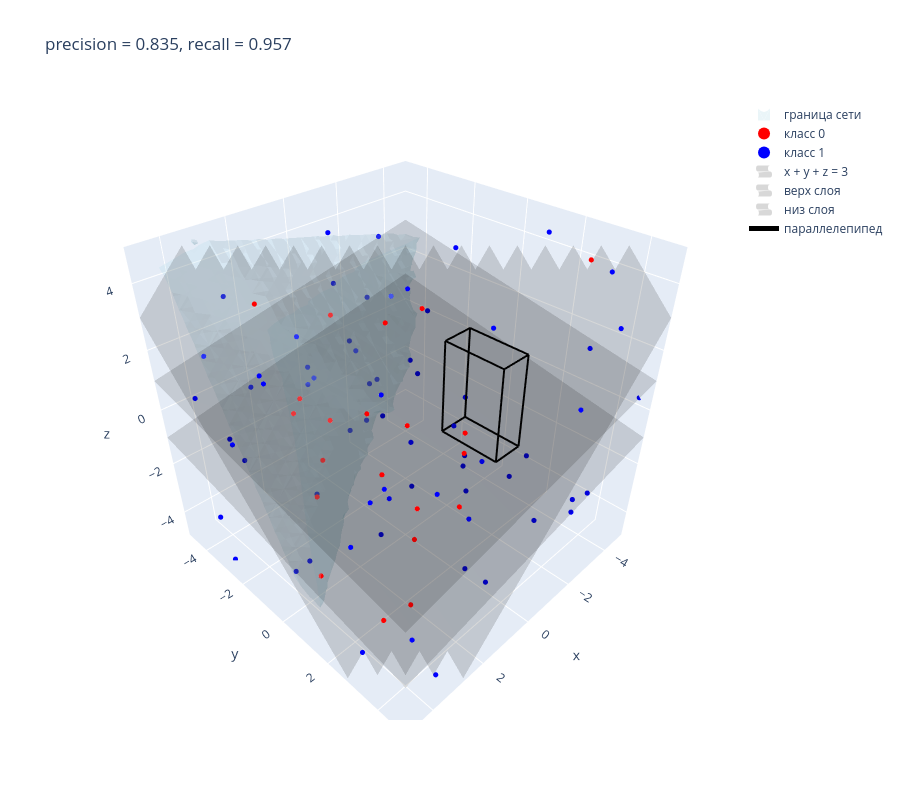

Notebook cell for this chart:
### Code cell
# ---------- метрики ----------
mlp = mlp.set_params(hidden_layer_sizes=(11, 9))
mlp.fit(x_tr_sc, y_tr)
y_pr = mlp.predict(xt_sc)
prec = precision_score(yt, y_pr)
rec = recall_score(yt, y_pr)

fig = go.Figure()

# ---------- 1. «заливка»: граница области, которую сеть считает классом 1 ----------
res = 35
gx, gy, gz = np.meshgrid(np.linspace(xmin, xmax, res),
                         np.linspace(ymin, ymax, res),
                         np.linspace(zmin, zmax, res), indexing='ij')
grid = np.column_stack((gx.ravel(), gy.ravel(), gz.ravel()))
p = mlp.predict_proba(scaler.transform(grid))[:, 1]     # вероятность класса 1

fig.add_trace(go.Isosurface(
    x=gx.ravel(), y=gy.ravel(), z=gz.ravel(), value=p,
    isomin=0.5, isomax=0.5, surface_count=1,
    opacity=0.25, colorscale=[[0, 'lightblue'], [1, 'lightblue']], showscale=False,
    caps=dict(x_show=False, y_show=False, z_show=False),
    name='граница сети', showlegend=True))

# ---------- 2. тестовые точки, цвет — правильная метка ----------
for lab, color in [(0, 'red'), (1, 'blue')]:
    m = (yt == lab)
    fig.add_trace(go.Scatter3d(x=xt[m, 0], y=xt[m, 1], z=xt[m, 2], mode='markers',
                               marker=dict(size=3, color=color), name=f'класс {lab}'))

# ---------- 3. настоящие границы: плоскости ----------
px, py = np.meshgrid(np.linspace(xmin, xmax, 20), np.linspace(ymin, ymax, 20))

def add_plane(pz, name):
    pz = pz.copy()
    pz[(pz < zmin) | (pz > zmax)] = np.nan
    fig.add_trace(go.Surface(x=px, y=py, z=pz, opacity=0.15,
                             colorscale=[[0, 'black'], [1, 'black']], showscale=False,
                             name=name, showlegend=True))

add_plane(3 - px - py,             'x + y + z = 3')
add_plane(1 - 0.2 * px - 0.2 * py,  'верх слоя')
add_plane(-1 - 0.2 * px - 0.2 * py, 'низ слоя')

# ---------- 4. настоящий параллелепипед (рёбра, как рамки квадратов в 2D) ----------
verts = np.array([[x, y, z] for x in [x0 - a, x0 + a]
                            for y in [y0 - b, y0 + b]
                            for z in [z0 - c, z0 + c]])
edges = [(0,1),(2,3),(4,5),(6,7),(0,2),(1,3),(4,6),(5,7),(0,4),(1,5),(2,6),(3,7)]
ex, ey, ez = [], [], []
for i, j in edges:
    ex += [verts[i, 0], verts[j, 0], None]
    ey += [verts[i, 1], verts[j, 1], None]
    ez += [verts[i, 2], verts[j, 2], None]
fig.add_trace(go.Scatter3d(x=ex, y=ey, z=ez, mode='lines',
                           line=dict(color='black', width=4), name='параллелепипед'))

# ---------- оформление ----------
fig.update_layout(
    title=f'precision = {prec:.3f}, recall = {rec:.3f}',
    scene=dict(xaxis=dict(title='x', range=[xmin, xmax]),
               yaxis=dict(title='y', range=[ymin, ymax]),
               zaxis=dict(title='z', range=[zmin, zmax]),
               aspectmode='cube'),
    width=900, height=800, legend=dict(itemsizing='constant'))
fig.show()

print(prec, rec)
# граница сети -- места, где вероятность класса 1 равна 0.5. Внутри неё сеть отвечает «класс 1», снаружи — «класс 0».

### Figure 1 — Plotly figure (JSON) as saved in the notebook; plotly's stock layout.template omitted (floating-point values rounded to 4 significant figures; data arrays with more than 128 entries replaced by an {"elided": "..."} marker saying what was removed)
{"data": [{"caps": {"x": {"show": false}, "y": {"show": false}, "z": {"show": false}}, "colorscale": [[0, "lightblue"], [1, "lightblue"]], "isomax": 0.5, "isomin": 0.5, "name": "граница сети", "opacity": 0.25, "showlegend": true, "showscale": false, "surface": {"count": 1}, "type": "isosurface", "value": {"elided": "42875 float values"}, "x": {"elided": "42875 float values"}, "y": {"elided": "42875 float values"}, "z": {"elided": "42875 float values"}}, {"marker": {"color": "red", "size": 3}, "mode": "markers", "name": "класс 0", "type": "scatter3d", "x": [4.158, 2.687, 2.633, 2.331, 2.752, 4.119, -2.855, 4.782, 4.412, 4.005, 3.817, 1.464, 3.308, 3.687, 3.032, 4.821, 1.687, 0.7981, 3.313, 3.892, 2.99], "y": [-0.6834, 4.469, 2.688, 4.129, 1.915, 4.291, 3.601, 1.757, 3.656, 2.852, 0.5685, 0.7619, 0.6888, 4.05, 3.341, 1.358, -1.063, 1.363, 0.2695, 0.3359, 4.714], "z": [4.677, 2.436, 2.218, 0.43, 0.3481, -1.408, 4.894, -1.878, -2.267, 3.331, -0.573, 3.711, 1.687, 1.205, -0.7062, 2.995, 3.322, 4.079, 0.192, 2.445, 3.275]}, {"marker": {"color": "blue", "size": 3}, "mode": "markers", "name": "класс 1", "type": "scatter3d", "x": [0.6375, 3.92, -2.966, 2.641, -1.49, 2.817, -4.134, -4.347, 0.7167, -0.7268, 4.726, 3.355, 3.145, -3.382, -0.8264, -2.755, -4.575, -4.405, -2.394, -2.684, 1.229, 2.85, -1.783, 0.05535, 3.948, -4.887, 2.972, -4.999, -0.9258, -2.258, 4.275, 4.764, 4.433, -3.13, -3.977, 4.131, 0.142, 4.053, -3.742, 1.734, 4.579, 1.995, -2.286, 0.2233, 1.362, -1.676, 4.481, 4.93, -2.66, 4.564, 4.846, 1.852, -0.8245, -4.456, 0.9773, -4.447, -1.54, 3.239, 2.822, -2.192, 4.638, -3.615, 1.806, -0.02736, -1.186, 0.2362, 3.181, 0.3955, -3.326], "y": [-1.781, -4.786, 2.911, 2.05, -4.79, -4.578, 3.252, 1.424, -3.575, 1.239, -1.715, -4.327, 4.14, -4.626, -0.5371, -3.96, 1.147, 0.7764, 4.873, 4.311, 4.273, -1.017, 0.7346, -0.4888, 0.1252, -3.779, -3.303, 4.603, 1.67, -4.039, -3.266, 3.209, 3.774, 4.049, 4.156, -0.3514, 3.057, -1.054, -0.7615, -2.287, -3.014, -1.89, -4.092, 0.2964, 3.645, -3.628, 4.697, 3.902, -2.092, -3.637, 3.084, 4.058, -4.082, -4.212, -0.1168, 3.365, -4.193, 4.383, -4.319, 4.361, 0.02172, -1.469, -1.835, -2.12, -2.487, 0.4568, 2.454, 3.207, -0.4677], "z": [-1.34, -4.799, -4.402, -0.4385, 1.876, -2.888, 1.694, -3.353, 0.1963, -0.3013, 0.3847, -1.587, 1.343, -4.278, -3.747, 3.345, 4.425, -4.685, -1.635, 4.86, -2.928, 3.168, -0.05963, 3.489, -3.183, -0.002041, 0.6391, 0.2425, -2.639, 1.373, 2.241, -3.597, 4.458, -2.876, 2.751, -3.834, 3.948, 2.531, -4.241, -3.586, -4.981, 0.9328, -2.045, 4.033, -2.781, -3.092, -2.001, 2.085, -0.8918, 0.8537, 0.1471, -0.3325, 3.987, -2.062, -4.396, -4.717, -0.03946, -4.884, 3.102, 1.085, 3.066, 3.46, 1.089, 1.085, -0.6228, -0.8008, 0.4668, 0.1613, -4.308]}, {"colorscale": [[0, "black"], [1, "black"]], "name": "x + y + z = 3", "opacity": 0.15, "showlegend": true, "showscale": false, "type": "surface", "x": {"elided": "20x20 float values"}, "y": {"elided": "20x20 float values"}, "z": {"elided": "20x20 float values"}}, {"colorscale": [[0, "black"], [1, "black"]], "name": "верх слоя", "opacity": 0.15, "showlegend": true, "showscale": false, "type": "surface", "x": {"elided": "20x20 float values"}, "y": {"elided": "20x20 float values"}, "z": {"elided": "20x20 float values"}}, {"colorscale": [[0, "black"], [1, "black"]], "name": "низ слоя", "opacity": 0.15, "showlegend": true, "showscale": false, "type": "surface", "x": {"elided": "20x20 float values"}, "y": {"elided": "20x20 float values"}, "z": {"elided": "20x20 float values"}}, {"line": {"color": "black", "width": 4}, "mode": "lines", "name": "параллелепипед", "type": "scatter3d", "x": [-1.5, -1.5, null, -1.5, -1.5, null, -0.5, -0.5, null, -0.5, -0.5, null, -1.5, -1.5, null, -1.5, -1.5, null, -0.5, -0.5, null, -0.5, -0.5, null, -1.5, -0.5, null, -1.5, -0.5, null, -1.5, -0.5, null, -1.5, -0.5, null], "y": [1, 1, null, 3, 3, null, 1, 1, null, 3, 3, null, 1, 3, null, 1, 3, null, 1, 3, null, 1, 3, null, 1, 1, null, 1, 1, null, 3, 3, null, 3, 3, null], "z": [-0.5, 2.5, null, -0.5, 2.5, null, -0.5, 2.5, null, -0.5, 2.5, null, -0.5, -0.5, null, 2.5, 2.5, null, -0.5, -0.5, null, 2.5, 2.5, null, -0.5, -0.5, null, 2.5, 2.5, null, -0.5, -0.5, null, 2.5, 2.5, null]}], "layout": {"height": 800, "legend": {"itemsizing": "constant"}, "scene": {"aspectmode": "cube", "xaxis": {"range": [-5, 5], "title": {"text": "x"}}, "yaxis": {"range": [-5, 5], "title": {"text": "y"}}, "zaxis": {"range": [-5, 5], "title": {"text": "z"}}}, "title": {"text": "precision = 0.835, recall = 0.957"}, "width": 900}}
